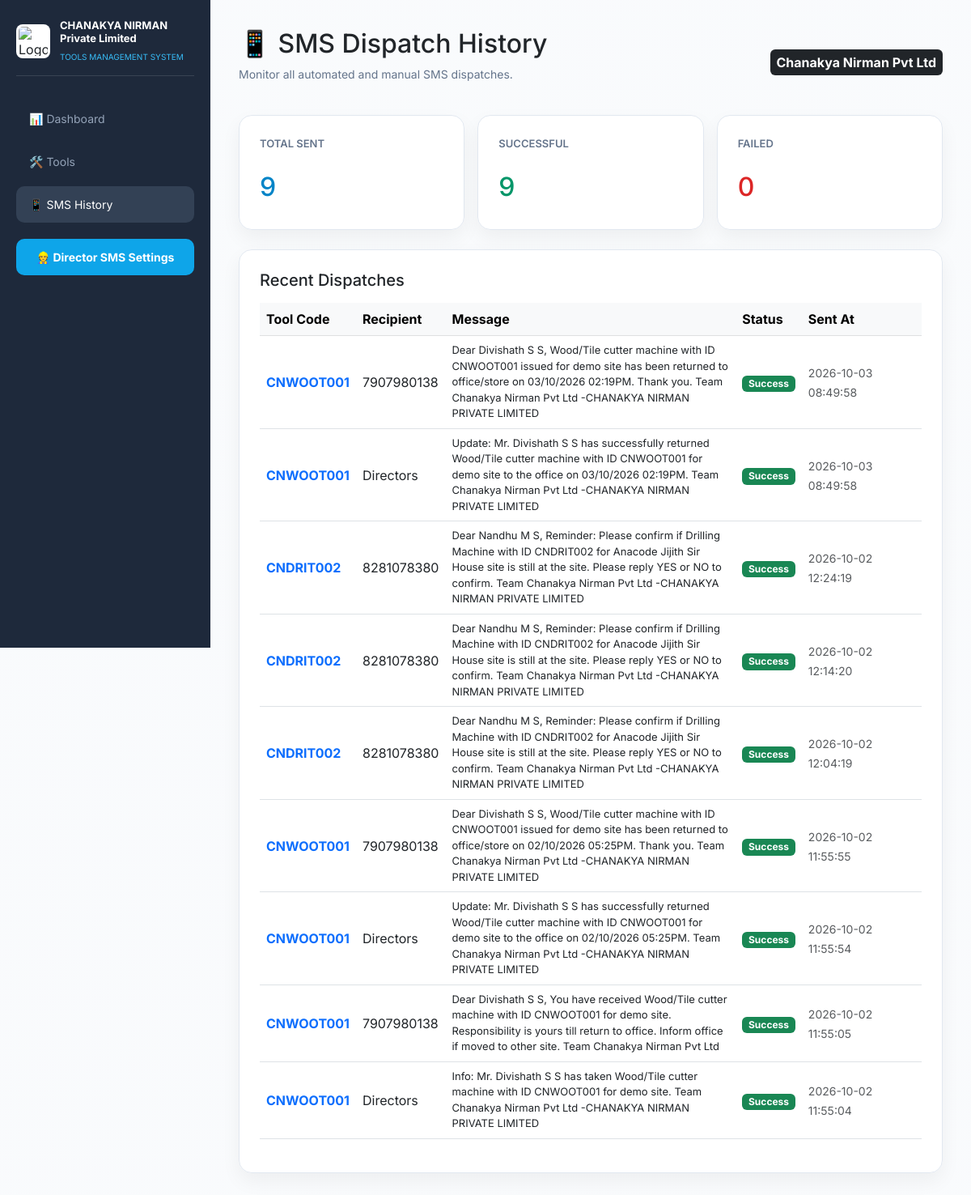
/sms_history, run on the app's committed database.
### tables this page shows
CREATE TABLE sms_logs (
                    id INTEGER PRIMARY KEY AUTOINCREMENT,
                    tool_code TEXT,
                    recipient TEXT,
                    message TEXT,
                    status TEXT,
                    sent_at TIMESTAMP DEFAULT CURRENT_TIMESTAMP
                );

### app.py (the view)
@app.route('/sms_history')
def sms_history():
    tool_code = request.args.get('tool_code')
    logs = get_sms_logs(tool_code)
    return render_template('sms_history.html', logs=logs, selected_tool=tool_code)

### sms_utils.py (called while the page is built)
def init_sms_db():
    conn = sqlite3.connect('chanakya_tools.db')
    c = conn.cursor()
    c.execute('''CREATE TABLE IF NOT EXISTS sms_logs (
                    id INTEGER PRIMARY KEY AUTOINCREMENT,
                    tool_code TEXT,
                    recipient TEXT,
                    message TEXT,
                    status TEXT,
                    sent_at TIMESTAMP DEFAULT CURRENT_TIMESTAMP
                )''')
    conn.commit()
    conn.close()

def get_sms_logs(tool_code=None):
    init_sms_db()
    conn = sqlite3.connect('chanakya_tools.db')
    c = conn.cursor()
    if tool_code:
        c.execute("SELECT tool_code, recipient, message, status, sent_at FROM sms_logs WHERE tool_code = ? ORDER BY id DESC", (tool_code,))
    else:
        c.execute("SELECT tool_code, recipient, message, status, sent_at FROM sms_logs ORDER BY id DESC")
    logs = c.fetchall()
    conn.close()
    return logs

### templates/sms_history.html (shortened to what this page needs)
<!DOCTYPE html>
<html lang="en">
<head>
    <link href="https://cdn.jsdelivr.net/npm/bootstrap@5.3.0/dist/css/bootstrap.min.css" rel="stylesheet">
</head>
<body>
    <div class="sidebar">
        <div class="sidebar-brand">
            <img src="{{ url_for('static', filename='logo.png') }}" alt="Logo" class="sidebar-logo">
            <div class="sidebar-brand-text"><h2>CHANAKYA NIRMAN Private Limited</h2><span>Tools Management System</span></div>
        </div>
        <a href="/">📊 Dashboard</a>
        <a href="/tools">🛠️ Tools</a>
        <a href="/sms_history" class="active">📱 SMS History</a>
        <a href="/settings/directors" style="background:#0ea5e9; color:white; margin-top:20px; justify-content:center; font-weight:700;">👷 Director SMS Settings</a>
    </div>
    <div class="main">
        <div class="d-flex justify-content-between align-items-center mb-4">
            <div>
                <h2>📱 SMS Dispatch History</h2>
                <p style="color:var(--text-muted); font-size:14px; margin-top:4px;">Monitor all automated and manual SMS dispatches.</p>
            </div>
            <span class="badge bg-dark fs-6 p-2">Chanakya Nirman Pvt Ltd</span>
        </div>
        <div class="row g-3 mb-4">
            <div class="col-md-4">
                <div class="card mb-0">
                    <p style="font-size:13px; font-weight:600; color:var(--text-muted); text-transform:uppercase;">Total Sent</p>
                    <h3 style="color:var(--primary); font-size:32px; margin-top:8px;">{{ logs | length }}</h3>
                </div>
            </div>
            <div class="col-md-4">
                <div class="card mb-0">
                    <p style="font-size:13px; font-weight:600; color:var(--text-muted); text-transform:uppercase;">Successful</p>
                    <h3 style="color:#059669; font-size:32px; margin-top:8px;">{{ logs | length }}</h3>
                </div>
            </div>
            <div class="col-md-4">
                <div class="card mb-0">
                    <p style="font-size:13px; font-weight:600; color:var(--text-muted); text-transform:uppercase;">Failed</p>
                    <h3 style="color:#dc2626; font-size:32px; margin-top:8px;">0</h3>
                </div>
            </div>
        </div>
        <div class="card">
            <h5 class="mb-3">Recent Dispatches</h5>
            <div class="table-responsive">
                <table class="table table-hover align-middle">
                    <thead class="table-light">
                        <tr>
                            <th>Tool Code</th>
                            <th>Recipient</th>
                            <th>Message</th>
                            <th>Status</th>
                            <th>Sent At</th>
                        </tr>
                    </thead>
                    <tbody>
                        {% for log in logs %}
                        <tr>
                            <td><a href="/sms_history?tool_code={{ log[0] }}" class="fw-bold text-decoration-none">{{ log[0] }}</a></td>
                            <td>{{ log[1] }}</td>
                            <td style="max-width: 400px; font-size: 13px;">{{ log[2] }}</td>
                            <td>
                                {% if log[3] == 'Success' %}
                                    <span class="badge bg-success">Success</span>
                                {% else %}
                                    <span class="badge bg-danger">Failed</span>
                                {% endif %}
                            </td>
                            <td><small class="text-muted">{{ log[4] }}</small></td>
                        </tr>
                        {% else %}
                        <tr>
                            <td colspan="5" class="text-center text-muted py-4">No SMS logs found.</td>
                        </tr>
                        {% endfor %}
                    </tbody>
                </table>
            </div>
        </div>
    </div>
</body>
</html>

### templates/sms_history.html (style rules this page uses)
:root { --primary: #0284c7; --sidebar-bg: #1e293b; --card-bg: rgba(255, 255, 255, 0.92); --text-main: #0f172a; --text-muted: #64748b; --border: #e2e8f0; }
* { font-family: 'Inter', sans-serif; box-sizing: border-box; margin:0; padding:0; }
body { background: linear-gradient(rgba(248, 250, 252, 0.85), rgba(248, 250, 252, 0.85)), url('https://images.unsplash.com/photo-1504307651254-35680f356dfd?auto=format&fit=crop&w=1920&q=80')!important; background-size: cover!important; background-attachment: fixed!important; display: flex; min-height: 100vh; }
.sidebar { width: 260px; background: var(--sidebar-bg); min-height: 100vh; padding: 24px 20px; position: fixed; z-index: 10; }
.sidebar-brand { margin-bottom: 30px; padding-bottom: 15px; border-bottom: 1px solid rgba(255,255,255,0.12); display: flex; align-items: center; gap: 12px; }
.sidebar-logo { width: 42px; height: 42px; background: #fff; border-radius: 8px; padding: 3px; object-fit: contain; }
.sidebar-brand-text h2 { color: white; font-size: 13px; font-weight: 700; }
.sidebar-brand-text span { font-size: 10px; color: #38bdf8; display: block; margin-top: 4px; text-transform: uppercase; }
.sidebar a { display: flex; gap: 12px; color: #94a3b8; text-decoration: none; padding: 12px 16px; border-radius: 10px; margin-bottom: 8px; font-size: 14px; }
.sidebar a.active,.sidebar a:hover { background: #334155; color: white; }
.main { margin-left: 260px; padding: 35px; width: calc(100% - 260px); max-width: 1400px; }
.card { background: var(--card-bg); backdrop-filter: blur(10px); padding: 25px; border-radius: 16px; border: 1px solid var(--border); margin-bottom: 25px; box-shadow: 0 10px 25px rgba(0,0,0,0.05); }

### data on the page
sms_logs: tool_code "CNWOOT001", recipient "7907980138", message "Dear Divishath S S, Wood/Tile cutter machine with ID CNWOOT001 issued for demo site has been returned to office/store on 03/10/2026 02:19PM. Thank you. Team Chanakya Nirman Pvt Ltd -CHANAKYA NIRMAN PRIVATE LIMITED", status "Success", sent_at "2026-10-03 08:49:58"
sms_logs: tool_code "CNWOOT001", recipient "Directors", message "Update: Mr. Divishath S S has successfully returned Wood/Tile cutter machine with ID CNWOOT001 for demo site to the office on 03/10/2026 02:19PM. Team Chanakya Nirman Pvt Ltd -CHANAKYA NIRMAN PRIVATE LIMITED", status "Success", sent_at "2026-10-03 08:49:58"
sms_logs: tool_code "CNDRIT002", recipient "8281078380", message "Dear Nandhu M S, Reminder: Please confirm if Drilling Machine with ID CNDRIT002 for Anacode Jijith Sir House site is still at the site. Please reply YES or NO to confirm. Team Chanakya Nirman Pvt Ltd -CHANAKYA NIRMAN PRIVATE LIMITED", status "Success", sent_at "2026-10-02 12:24:19"
sms_logs: tool_code "CNDRIT002", recipient "8281078380", message "Dear Nandhu M S, Reminder: Please confirm if Drilling Machine with ID CNDRIT002 for Anacode Jijith Sir House site is still at the site. Please reply YES or NO to confirm. Team Chanakya Nirman Pvt Ltd -CHANAKYA NIRMAN PRIVATE LIMITED", status "Success", sent_at "2026-10-02 12:14:20"
sms_logs: tool_code "CNDRIT002", recipient "8281078380", message "Dear Nandhu M S, Reminder: Please confirm if Drilling Machine with ID CNDRIT002 for Anacode Jijith Sir House site is still at the site. Please reply YES or NO to confirm. Team Chanakya Nirman Pvt Ltd -CHANAKYA NIRMAN PRIVATE LIMITED", status "Success", sent_at "2026-10-02 12:04:19"
sms_logs: tool_code "CNWOOT001", recipient "7907980138", message "Dear Divishath S S, Wood/Tile cutter machine with ID CNWOOT001 issued for demo site has been returned to office/store on 02/10/2026 05:25PM. Thank you. Team Chanakya Nirman Pvt Ltd -CHANAKYA NIRMAN PRIVATE LIMITED", status "Success", sent_at "2026-10-02 11:55:55"
sms_logs: tool_code "CNWOOT001", recipient "Directors", message "Update: Mr. Divishath S S has successfully returned Wood/Tile cutter machine with ID CNWOOT001 for demo site to the office on 02/10/2026 05:25PM. Team Chanakya Nirman Pvt Ltd -CHANAKYA NIRMAN PRIVATE LIMITED", status "Success", sent_at "2026-10-02 11:55:54"
sms_logs: tool_code "CNWOOT001", recipient "7907980138", message "Dear Divishath S S, You have received Wood/Tile cutter machine with ID CNWOOT001 for demo site. Responsibility is yours till return to office. Inform office if moved to other site. Team Chanakya Nirman Pvt Ltd", status "Success", sent_at "2026-10-02 11:55:05"
sms_logs: tool_code "CNWOOT001", recipient "Directors", message "Info: Mr. Divishath S S has taken Wood/Tile cutter machine with ID CNWOOT001 for demo site. Team Chanakya Nirman Pvt Ltd -CHANAKYA NIRMAN PRIVATE LIMITED", status "Success", sent_at "2026-10-02 11:55:04"

### other printed values
{{ logs | length }} "9"
